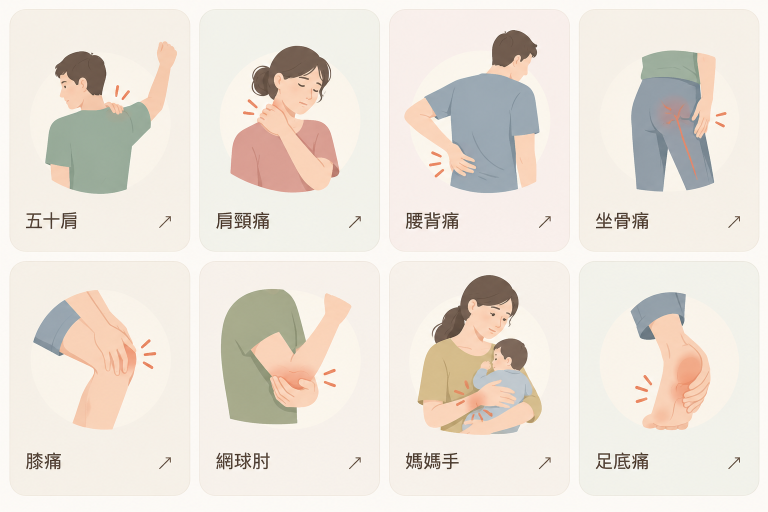
#> input picture output/illustration-master/approved-master-reference.png, 1536 x 1024 px (shown at 1/2 size)
$ python apply_reference_crops.py
#> lines starting #> are read from the running program, lines starting #| are printed output that depends on the picture
"""User-authorized direct cropping of supplied master; no generative edits."""
from pathlib import Path
from PIL import Image
from lxml import html
import hashlib

ROOT=Path(__file__).resolve().parents[1]
SLUGS=['frozen-shoulder','neck-shoulder-pain','low-back-pain','sciatica',
       'knee-pain','tennis-elbow','de-quervain','plantar-heel-pain']

def apply():
    source=ROOT/'output/illustration-master/approved-master-reference.png'
    im=Image.open(source)
#> im is the input picture: PIL image 1536x1024 RGB; mean R, G, B 234.1, 226.5, 217.3
    print('Master dimensions:',im.size)
#| Master dimensions: (1536, 1024)
    dest=ROOT/'output/site-preview/assets/illustrations/reference-crops'
    dest.mkdir(parents=True,exist_ok=True)
    # Coordinates measured in the supplied 1536 × 1024 reference. Exclude text,
    # arrows and card borders, but retain every hand/toe and the background circle.
    columns=[(39,365),(416,744),(794,1123),(1174,1500)]
    rows=[(48,402),(548,888)]
    for n,slug in enumerate(SLUGS):
        left,right=columns[n%4];top,bottom=rows[n//4]
        box=tuple(round(v*s) for v,s in zip((left,top,right,bottom),(im.width/1536,im.height/1024,im.width/1536,im.height/1024)))
        im.crop(box).save(dest/f'{slug}.png',optimize=True)
#> this loop made 8 passes
#> pass 1, in apply, `im.crop(box).save(dest/f'{slug}.png',optimize=True)`:
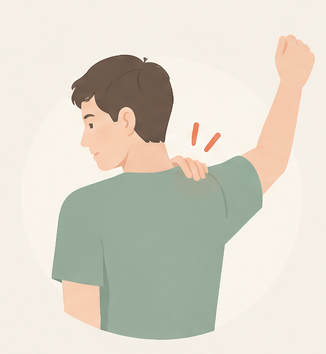
#> saved as frozen-shoulder.png: PIL image 326x354 RGB; mean R, G, B 218.5, 214.1, 201.1
#> pass 2, in apply, `im.crop(box).save(dest/f'{slug}.png',optimize=True)`:
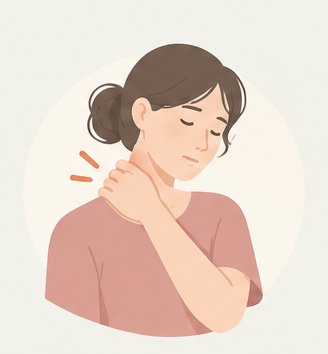
#> saved as neck-shoulder-pain.png: PIL image 328x354 RGB; mean R, G, B 231, 213.4, 201.7
    page=ROOT/'output/site-preview/symptoms/index.html'
    articles={p:hashlib.sha256(p.read_bytes()).hexdigest() for p in page.parent.glob('*/index.html')}
#> (the run stopped early here; a loop or call above may not have finished)
